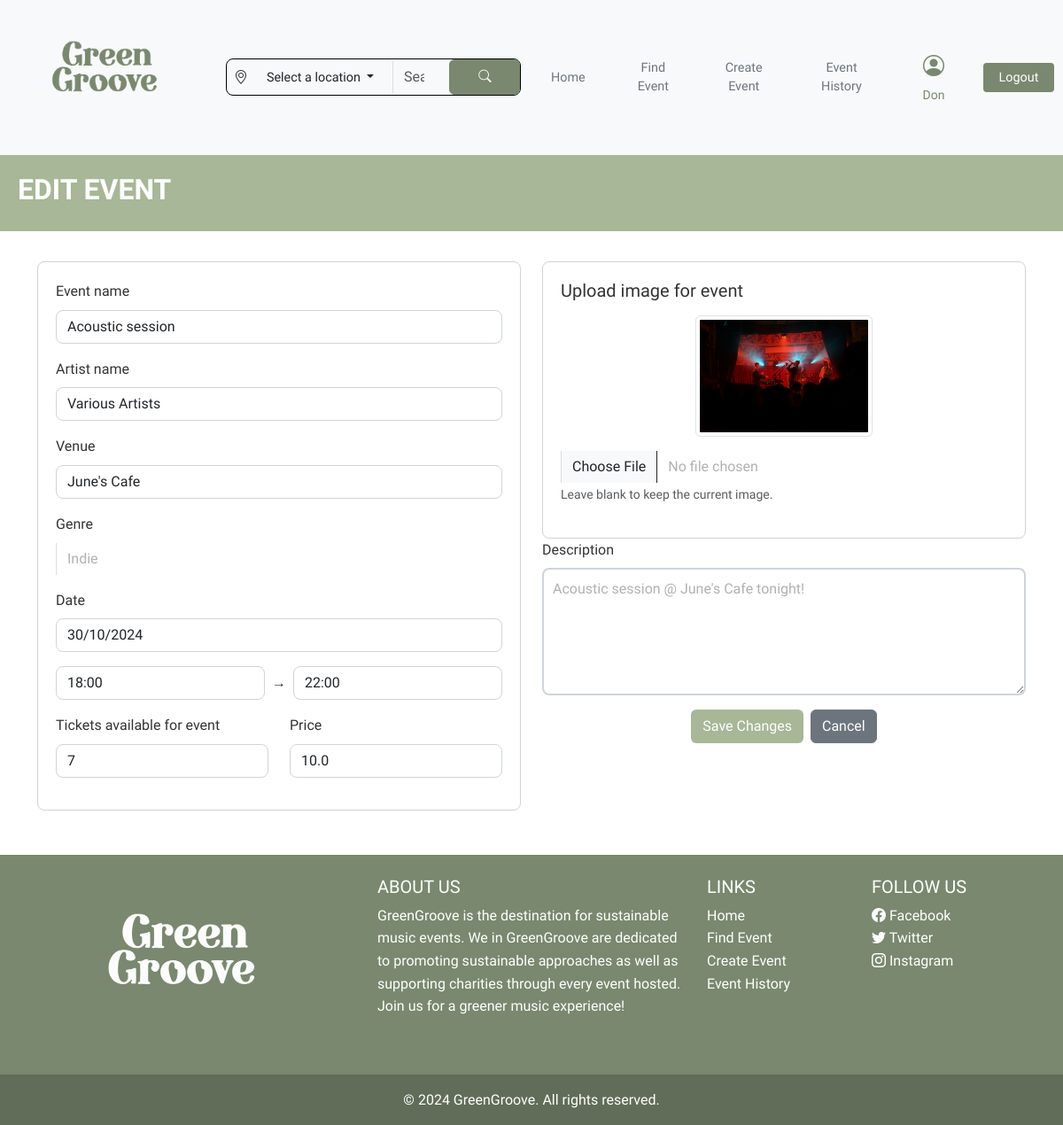
Page /edit_event/9 (signed in) on the earlier database version.
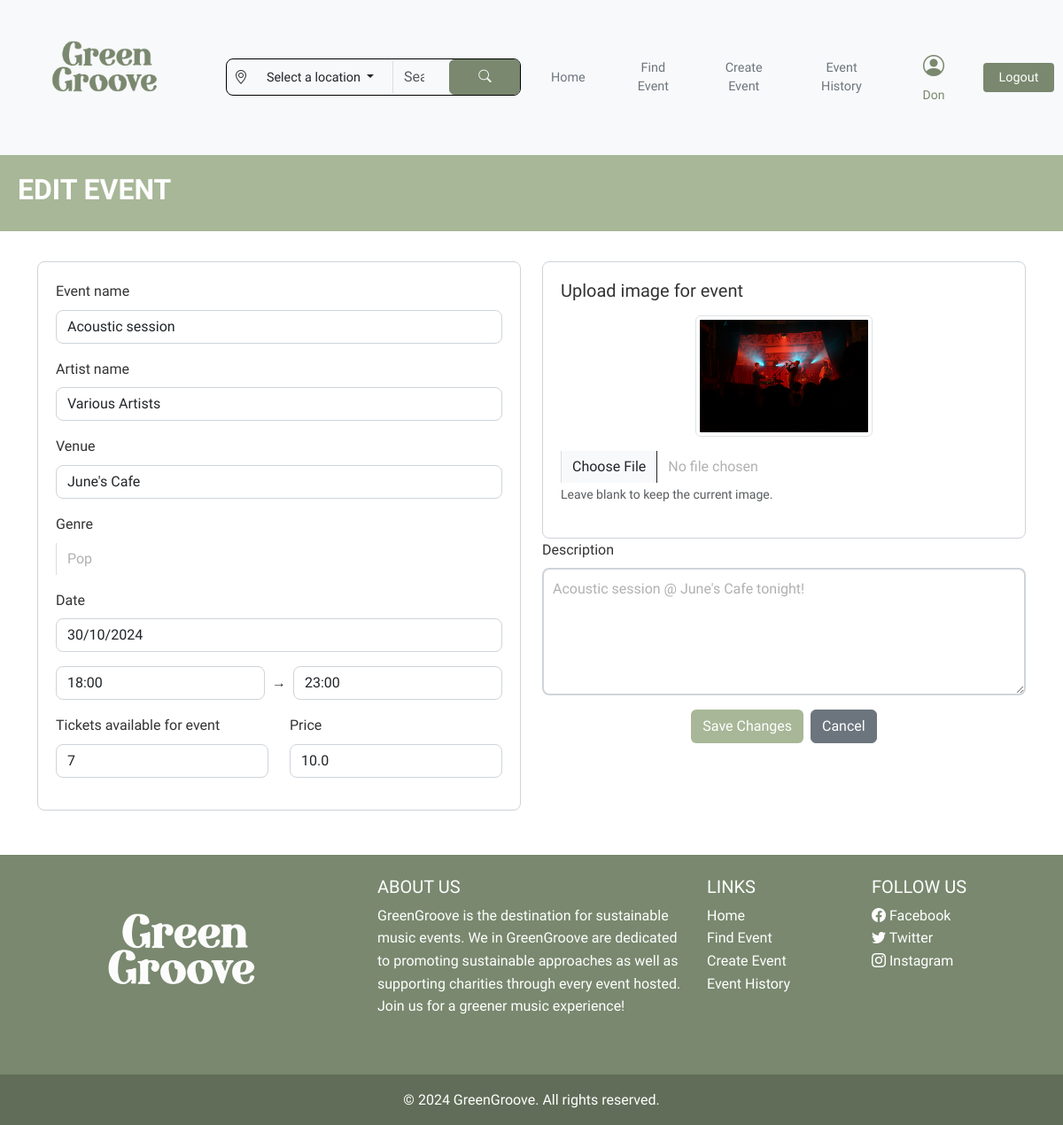
Same page on the later database version.
### website/models.py (models this page shows, shortened)
class User(db.Model, UserMixin):
    __tablename__ = 'users'
    id = db.Column(db.Integer, primary_key=True)
    first_name = db.Column(db.String(50), nullable=False)
    surname = db.Column(db.String(50), nullable=False)
    email = db.Column(db.String(100), unique=True, nullable=False)
    contact_number = db.Column(db.String(20), nullable=False)
    street_address = db.Column(db.String(100), nullable=False)
    password_hash = db.Column(db.String(255), nullable=False)
    orders = db.relationship('Order', backref='user')
    comments = db.relationship('Comment', backref='user')
    events = db.relationship('Event', backref='owner')

class Event(db.Model):
    __tablename__ = 'events'
    id = db.Column(db.Integer, primary_key=True)
    event_name = db.Column(db.String(100), unique=True, nullable=False)
    artist_id = db.Column(db.Integer, db.ForeignKey('artists.id'), nullable=False)
    venue = db.Column(db.String(100), nullable=False)
    date = db.Column(db.Date, nullable=False)
    start_time = db.Column(db.Time, nullable=False)
    end_time = db.Column(db.Time, nullable=False)
    ticket_amount = db.Column(db.Integer, nullable=False)
    price = db.Column(db.Float, nullable=False)
    image_path = db.Column(db.String(255), nullable=False)
    description = db.Column(db.Text, nullable=False)
    owner_id = db.Column(db.Integer, db.ForeignKey('users.id'), nullable=False)
    status = db.Column(db.String(20), nullable=False, default='Open')  # Example: status can be 'Open', 'Cancelled', etc.
    genre = db.Column(db.String(50), nullable=False)  # New genre field
    artist = db.relationship('Artist', back_populates='events')
    orders = db.relationship('Order', backref='event')
    comments = db.relationship('Comment', backref='event')
    OPEN = "Open"
    INACTIVE = "Inactive"
    SOLD_OUT = "Sold Out"
    CANCELLED = "Cancelled"

class Artist(db.Model):
    __tablename__ = 'artists'
    id = db.Column(db.Integer, primary_key=True)
    name = db.Column(db.String(100), nullable=False)
    genre = db.Column(db.String(50), nullable=False)
    bio = db.Column(db.Text, nullable=True)
    image_path = db.Column(db.String(255), nullable=True)
    events = db.relationship('Event', back_populates='artist', lazy=True)

### website/views.py (the view, shortened to what this page needs)
@main_bp.route('/edit_event/<int:event_id>', methods=['GET', 'POST'])
@login_required
def edit_event(event_id):
    event = Event.query.get_or_404(event_id)
    if event.owner_id != current_user.id:
        flash('You do not have permission to edit this event.', 'danger')
        return redirect(url_for('main.BookingHistory'))
    return render_template('EditEvent.html', event=event)

### website/templates/EditEvent.html (shortened to what this page needs)
{% extends "base.html" %}
{% block content %}
    <div class="header text-start">
        <h2>EDIT EVENT</h2>
    </div>
    <div class="container-fluid">
        <div class="container mt-4">
            <form method="POST" enctype="multipart/form-data">
                <div class="row">
                    <div class="col-lg-6 col-md-12">
                        <div class="form-section">
                            <div class="mb-3">
                                <label for="eventName" class="form-label">Event name</label>
                                <input type="text" class="form-control custom-input" id="eventName" name="eventName" placeholder="Event name" value="{{ event.event_name }}" required>
                            </div>
                            <div class="mb-3">
                                <label for="artistName" class="form-label">Artist name</label>
                                <input type="text" class="form-control custom-input" id="artistName" name="artistName" placeholder="Artist name" value="{{ event.artist.name }}" required>
                            </div>
                            <div class="mb-3">
                                <label for="venue" class="form-label">Venue</label>
                                <input type="text" class="form-control custom-input" id="venue" name="venue" placeholder="Venue" value="{{ event.venue }}" required>
                            </div>
                            <div class="mb-3">
                                <label for="genre" class="form-label">Genre</label>
                                <select class="form-control" id="genre" name="genre" required>
                                    <option value="Pop" {% if event.genre == 'Pop' %}selected{% endif %}>Pop</option>
                                    <option value="Indie" {% if event.genre == 'Indie' %}selected{% endif %}>Indie</option>
                                </select>
                            </div>
                            <div class="mb-3">
                                <label for="date" class="form-label">Date</label>
                                <input type="text" class="form-control custom-input" id="date" name="date" placeholder="dd/mm/yyyy" value="{{ event.date.strftime('%d/%m/%Y') }}" required>
                            </div>
                            <div class="d-flex align-items-center mb-3">
                                <input type="text" class="form-control custom-input me-2" id="startTime" name="startTime" placeholder="00:00" value="{{ event.start_time.strftime('%H:%M') }}" required>
                                <span>→</span>
                                <input type="text" class="form-control custom-input ms-2" id="endTime" name="endTime" placeholder="00:00" value="{{ event.end_time.strftime('%H:%M') }}" required>
                            </div>
                            <div class="row">
                                <div class="col-sm-6 mb-3">
                                    <label for="tickets" class="form-label">Tickets available for event</label>
                                    <input type="number" class="form-control custom-input" id="tickets" name="tickets" placeholder="Amount of tickets" value="{{ event.ticket_amount }}" required>
                                </div>
                                <div class="col-sm-6 mb-3">
                                    <label for="price" class="form-label">Price</label>
                                    <input type="text" class="form-control custom-input" id="price" name="price" placeholder="$" value="{{ event.price }}" required>
                                </div>
                            </div>
                        </div>
                    </div>
                    <div class="col-lg-6 col-md-12 mt-4 mt-md-0">
                        <div class="form-section">
                            <label for="eventImage" class="form-label">
                                <h5>Upload image for event</h5>
                            </label>
                            <div class="d-flex align-items-center justify-content-center mb-3" id="imagePreview">
                                {% if event.image_path %}
                                    <img src="{{ url_for('static', filename=event.image_path) }}" alt="Event Image" class="img-thumbnail" style="max-width: 200px;">
                                {% else %}
                                    <span>No image selected</span>
                                {% endif %}
                            </div>
                            <div class="mb-3">
                                <input class="form-control" type="file" id="eventImage" name="image" accept="image/*" onchange="previewImage(event)">
                                <small class="form-text text-muted">Leave blank to keep the current image.</small>
                            </div>
                        </div>
                        <div class="mb-3">
                            <label for="description" class="form-label">Description</label>
                            <textarea class="form-control custom-textarea" id="description" name="description" rows="5" placeholder="Enter event description" required>{{ event.description }}</textarea>
                        </div>
                        <div class="row">
                            <div class="col-md-12 d-flex justify-content-center">
                                <button type="submit" class="btn save-btn" style="width: auto;">Save Changes</button>
                                <a href="{{ url_for('main.BookingHistory') }}" class="btn btn-secondary ms-2">Cancel</a>
                            </div>
                        </div>
                    </div>
                </div>
            </form>
        </div>
    </div>
{% endblock %}

### website/templates/base.html (shortened to what this page needs)
<!DOCTYPE html>
<html lang="en">
<head>
    <link href="https://cdn.jsdelivr.net/npm/bootstrap@5.3.3/dist/css/bootstrap.min.css" rel="stylesheet">
    <link href="https://cdn.jsdelivr.net/npm/bootstrap-icons/font/bootstrap-icons.css" rel="stylesheet">
    <link rel="stylesheet" href="{{ url_for('static', filename='css/styles.css') }}">
</head>
<body>
    <header>
        <nav class="navbar navbar-expand-lg bg-body-tertiary">
            <div class="container-fluid">
                <a class="navbar-brand" href="{{ url_for('main.index') }}">
                    <img src="{{ url_for('static', filename='img/GreenGroove_logo_green.png') }}" alt="Header Image"
                        class="img-fluid" style="max-height: 150px;">
                </a>
                <div class="collapse navbar-collapse" id="navbarNav">
                    <div class="navbar-nav w-100 d-flex align-items-center justify-content-between">
                        <div class="search-container d-flex align-items-center flex-grow-1">
                            <i class="bi bi-geo-alt mx-2"></i>
                            <div class="dropdown me-2 d-none d-lg-block">
                                <button class="btn dropdown-toggle custom-dropdown-btn" type="button" id="locationDropdown"
                                    data-bs-toggle="dropdown" aria-expanded="false">
                                    Select a location
                                </button>
                            </div>
                            <input type="text" class="form-control bg-body-tertiary me-2 search-input"
                                placeholder="Search events">
                            <button type="button" class="btn btn-outline-secondary search-btn">
                                <i class="bi bi-search"></i>
                            </button>
                        </div>
                        <div class="d-flex align-items-center">
                            <a href="{{ url_for('main.index') }}" class="btn btn-outline-secondary event-btn me-2">Home</a>
                            <a href="{{ url_for('main.findEvents') }}" class="btn btn-outline-secondary event-btn me-2">Find Event</a>
                            <a href="{{ url_for('main.createEvent') }}" class="btn btn-outline-secondary event-btn me-2">Create Event</a>
                            <a href="{{ url_for('main.BookingHistory') }}" class="btn btn-outline-secondary event-btn me-2">Event History</a>
                            {% if current_user.is_authenticated %}
                            <a href="#" class="btn btn-outline-secondary user-info-btn d-flex flex-column align-items-center me-2">
                                <i class="bi bi-person-circle mb-1" style="font-size: 1.5rem;"></i>
                                <span>{{ current_user.first_name }}</span>
                            </a>
                            <a href="{{ url_for('auth.logout') }}" class="btn btn-outline-secondary logout-btn">
                                Logout
                            </a>
                            {% endif %}
                        </div>
                    </div>
                </div>
            </div>
        </nav>
    </header>
    <main>
        {% block content %}{% endblock %}
    </main>
    <footer class="text-white text-center text-lg-start">
        <div class="container p-4">
            <div class="row">
                <div class="col-lg-4 col-md-6 mb-4 mb-md-0">
                    <img src="{{ url_for('static', filename='img/GreenGroove_logo_white.png') }}" alt="GreenGroove logo" class="img-fluid" style="max-height: 200px;">
                </div>
                <div class="col-lg-4 col-md-6 mb-4 mb-md-0">
                    <h5 class="text-uppercase">About Us</h5>
                    <p>
                        GreenGroove is the destination for sustainable music events. We in GreenGroove are dedicated to promoting
                        sustainable approaches as well as supporting charities through every event hosted. Join us for a greener
                        music experience!
                    </p>
                </div>
                <div class="col-lg-2 col-md-6 mb-4 mb-md-0">
                    <h5 class="text-uppercase">Links</h5>
                    <ul class="list-unstyled">
                        <li><a href="{{ url_for('main.index') }}" class="text-white">Home</a></li>
                        <li><a href="{{ url_for('main.findEvents') }}" class="text-white">Find Event</a></li>
                        <li><a href="{{ url_for('main.createEvent') }}" class="text-white">Create Event</a></li>
                        <li><a href="{{ url_for('main.BookingHistory') }}" class="text-white">Event History</a></li>
                    </ul>
                </div>
                <div class="col-lg-2 col-md-6 mb-4 mb-md-0">
                    <h5 class="text-uppercase">Follow Us</h5>
                    <ul class="list-unstyled">
                        <li><a href="#" class="text-white"><i class="bi bi-facebook"></i> Facebook</a></li>
                        <li><a href="#" class="text-white"><i class="bi bi-twitter"></i> Twitter</a></li>
                        <li><a href="#" class="text-white"><i class="bi bi-instagram"></i> Instagram</a></li>
                    </ul>
                </div>
            </div>
        </div>
        <div class="text-center p-3 footer-bottom">
            © 2024 GreenGroove. All rights reserved.
        </div>
    </footer>
</body>
</html>

Differences in the rows shown:
changed Event "Acoustic session": genre "Indie" → "Pop"; endTime "22:00" → "23:00"
